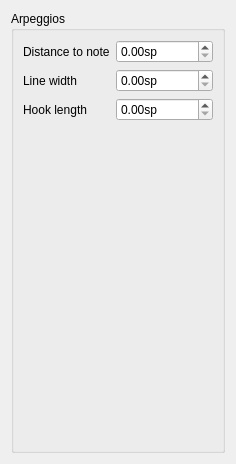
     <widget class="QWidget" name="Seite9">
      <layout class="QVBoxLayout" name="verticalLayout_15">
       <property name="spacing">
        <number>0</number>
       </property>
       <item>
        <widget class="QGroupBox" name="groupBox_7">
         <property name="title">
          <string>Arpeggios</string>
         </property>
         <property name="flat">
          <bool>false</bool>
         </property>
         <layout class="QVBoxLayout" name="verticalLayout_16">
          <item>
           <layout class="QFormLayout" name="formLayout_7">
            <item row="0" column="0">
             <widget class="QLabel" name="label_26">
              <property name="text">
               <string>Distance to note</string>
              </property>
             </widget>
            </item>
            <item row="0" column="1">
             <widget class="QDoubleSpinBox" name="arpeggioNoteDistance">
              <property name="suffix">
               <string>sp</string>
              </property>
              <property name="maximum">
               <double>99999999.000000000000000</double>
              </property>
              <property name="singleStep">
               <double>0.200000000000000</double>
              </property>
             </widget>
            </item>
            <item row="1" column="0">
             <widget class="QLabel" name="label_27">
              <property name="text">
               <string>Line width</string>
              </property>
             </widget>
            </item>
            <item row="1" column="1">
             <widget class="QDoubleSpinBox" name="arpeggioLineWidth">
              <property name="suffix">
               <string>sp</string>
              </property>
              <property name="maximum">
               <double>999999.000000000000000</double>
              </property>
              <property name="singleStep">
               <double>0.010000000000000</double>
              </property>
             </widget>
            </item>
            <item row="2" column="0">
             <widget class="QLabel" name="label_28">
              <property name="text">
               <string>Hook length</string>
              </property>
             </widget>
            </item>
            <item row="2" column="1">
             <widget class="QDoubleSpinBox" name="arpeggioHookLen">
              <property name="suffix">
               <string>sp</string>
              </property>
              <property name="maximum">
               <double>99999.000000000000000</double>
              </property>
              <property name="singleStep">
               <double>0.100000000000000</double>
              </property>
             </widget>
            </item>
           </layout>
          </item>
          <item>
           <spacer name="verticalSpacer_8">
            <property name="orientation">
             <enum>Qt::Vertical</enum>
            </property>
            <property name="sizeHint" stdset="0">
             <size>
              <width>20</width>
              <height>320</height>
             </size>
            </property>
           </spacer>
          </item>
         </layout>
        </widget>
       </item>
      </layout>
     </widget>
